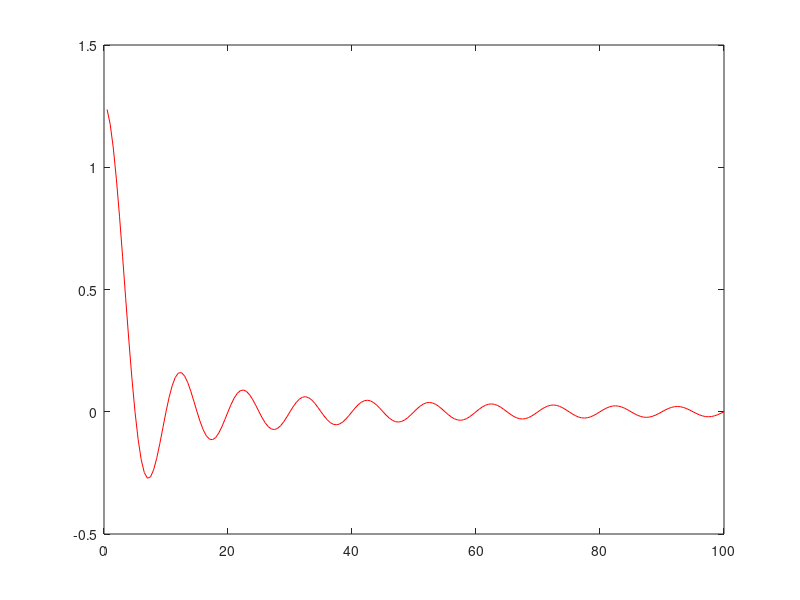

Write MATLAB code to recreate this figure.
close all
clear all


x = 5;

y =6;

z = x+y;

x=[1,2,5,8];

disp(x(3))

y = [1;2;5;8];


M  = [1,2,3,4,5; 2,3,4,5,6];

size(M);

laTaille = size(M)
disp  (laTaille(1))

x = [0:0.5:100];

y = 2 *sin(2*pi*x/10) ./ x ;

plot( x,y, 'r')

A = [1,1;2,2];

x = [0;1];

A*x

x = [1,2,3]
y = [3,4,5]

x .* y

A.*A;

for i= y
  if i < 4
    disp( i )
  end
end

 
A = [1,2,3,4,1,1,2,3,1,3,4; 0,4,3,0,0,0,0,0,0,0,0];
A = A'

